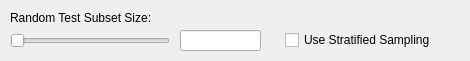
       <widget class="QWidget" name="page_30">
        <widget class="QLineEdit" name="trainingTool_randomTestPercentageBox">
         <property name="geometry">
          <rect>
           <x>180</x>
           <y>30</y>
           <width>81</width>
           <height>21</height>
          </rect>
         </property>
        </widget>
        <widget class="QLabel" name="label_19">
         <property name="geometry">
          <rect>
           <x>10</x>
           <y>10</y>
           <width>171</width>
           <height>16</height>
          </rect>
         </property>
         <property name="text">
          <string>Random Test Subset Size:</string>
         </property>
        </widget>
        <widget class="QSlider" name="trainingTool_randomTestPercentageSlider">
         <property name="geometry">
          <rect>
           <x>10</x>
           <y>30</y>
           <width>160</width>
           <height>22</height>
          </rect>
         </property>
         <property name="orientation">
          <enum>Qt::Horizontal</enum>
         </property>
        </widget>
        <widget class="QCheckBox" name="trainingTool_useStratifiedSampling">
         <property name="geometry">
          <rect>
           <x>285</x>
           <y>30</y>
           <width>176</width>
           <height>20</height>
          </rect>
         </property>
         <property name="text">
          <string>Use Stratified Sampling</string>
         </property>
        </widget>
       </widget>
